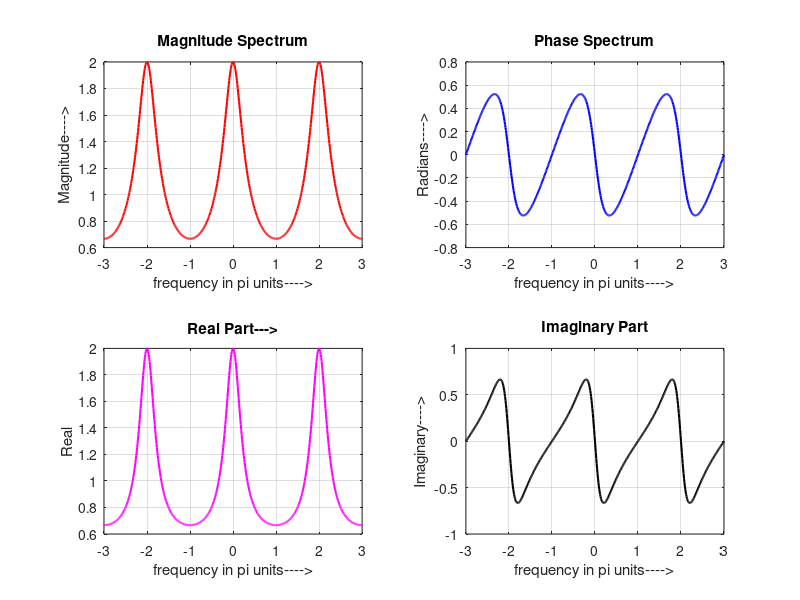

The MATLAB script that drew this image:

% V6_1  Frequency spectrum (DTFT) using analytical solution

%%% Developed by Dr. M. Venu Gopala Rao, 
%%% Email: mvgr03@kluniversity.in,  mvgr03@gmail.com,

% ------------------------------------------------------------------------

clear all; close all; clc;

k = -300:300;  %  Select No. of points for both negative 
               %  and positive spectrum
w = (pi/100)*k;% [0, pi] axis divided into 701 points.

% % Demo using analytical solution
X = exp(j*w) ./ (exp(j*w) - 0.5*ones(size(w)));

magX = abs(X); 
angX = angle(X); 
realX = real(X); 
imagX = imag(X);

% Plot the frequency response

subplot(2,2,1); plot(w/pi,magX,'r','LineWidth',1.5); grid
xlabel('frequency in pi units---->'); ylabel('Magnitude---->');
title('Magnitude Spectrum'); 

subplot(2,2,2); plot(w/pi,angX,'b','LineWidth',1.5); grid
xlabel('frequency in pi units---->');ylabel('Radians---->') ;
title('Phase Spectrum'); 

subplot(2,2,3); plot(w/pi,realX,'m','LineWidth',1.5); grid
xlabel('frequency in pi units---->');  ylabel('Real');
title('Real Part--->');
 
subplot(2,2,4); plot(w/pi,imagX,'k','LineWidth',1.5); grid
xlabel('frequency in pi units---->');ylabel('Imaginary---->');
title('Imaginary Part'); 

